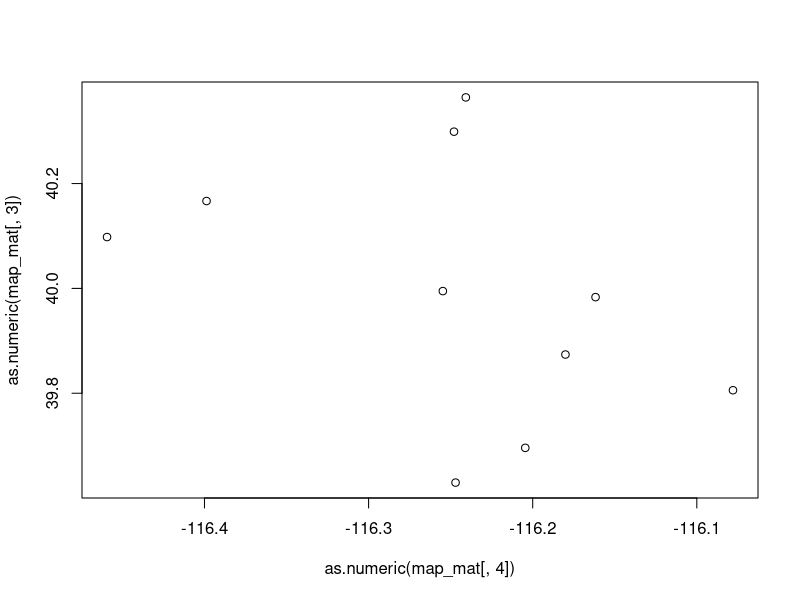
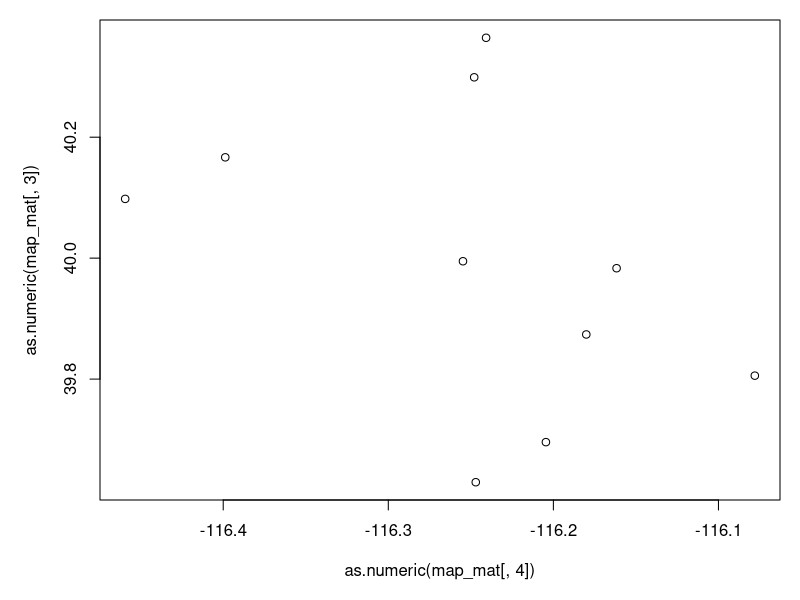
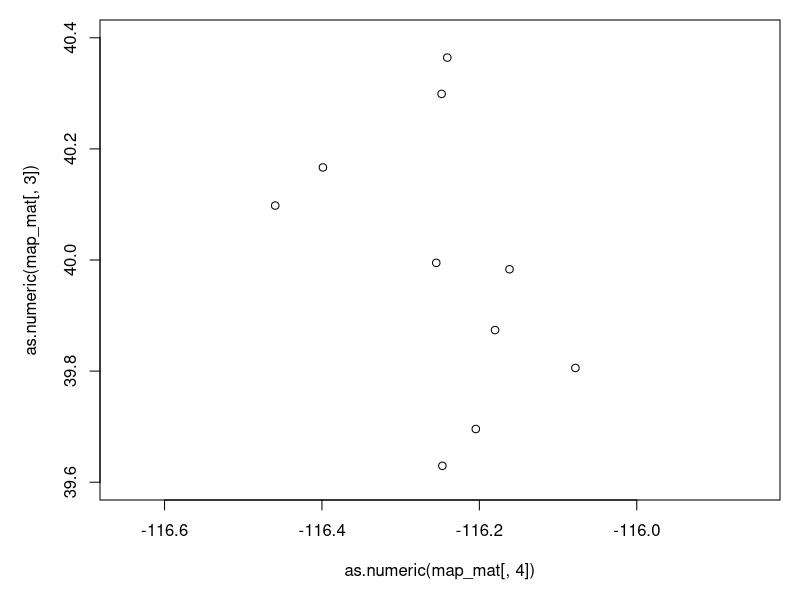
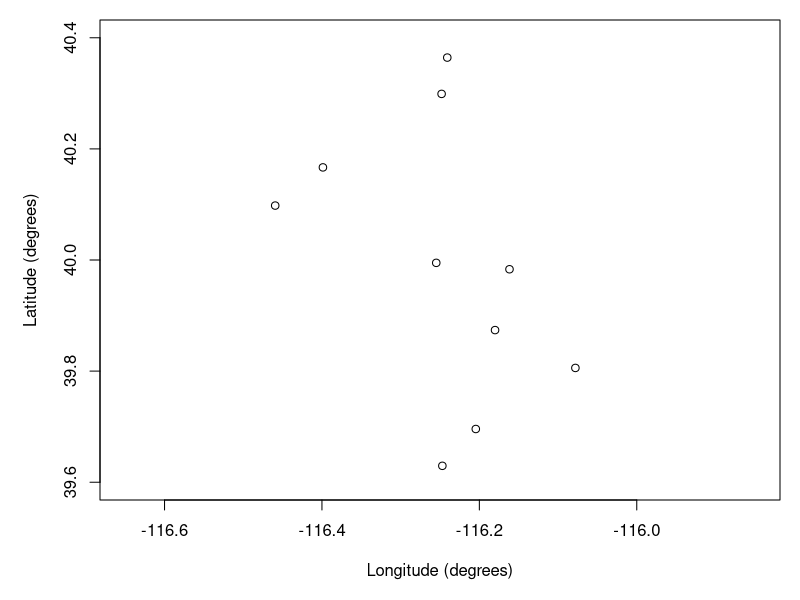
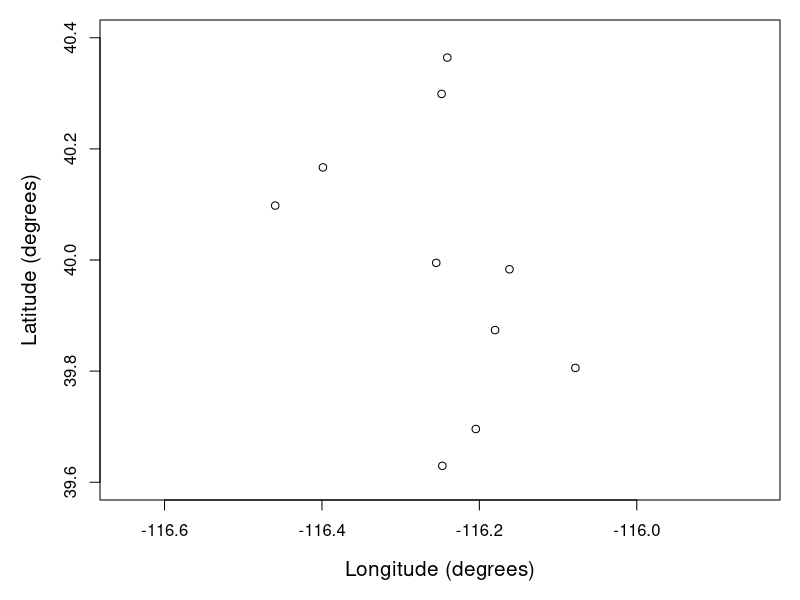
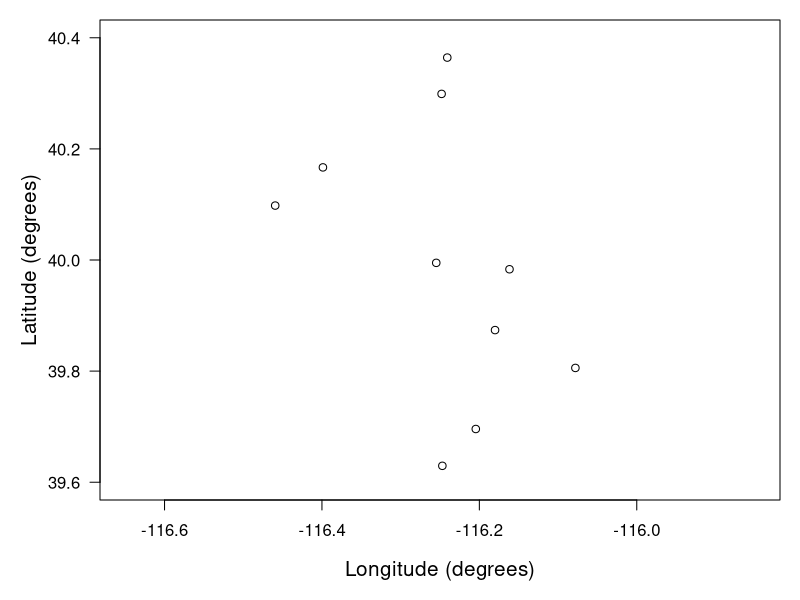
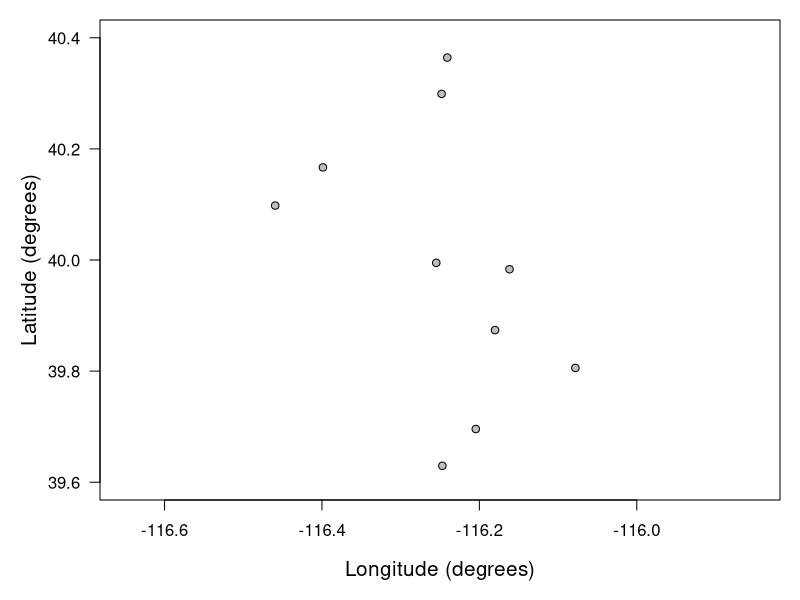
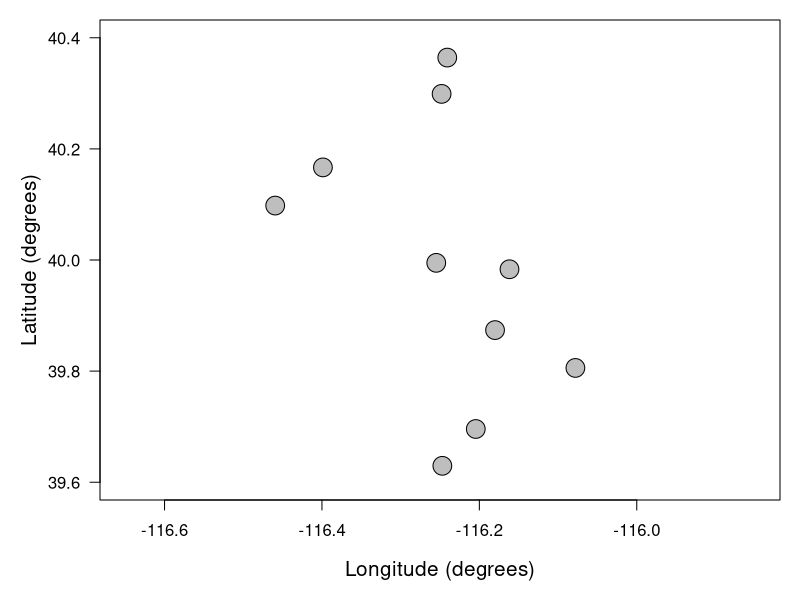

Here is the R script that generated these plots, in order:
############################################################
## Welcome to the R script; let's crush it
############################################################

## JPJ 22 iii 21

## Load in data

grouse_data <- read.delim("grouse_data.txt", header=FALSE, sep=" ")
	dim(grouse_data)
	head(grouse_data)
	
	## column 1 = individual id
	## column 2 = lek name
	## column 3 = latitude
	## column 4 = longitude
	## column 5 = lek complex name
	## column 6 = principal component 1
	## column 7 = principal component 2


## make new matrix for maps (lek, complex, lat, long)

unique_leks <- unique(grouse_data[,2])

map_mat <- matrix(0, length(unique_leks), 4)

for (i in 1:length(unique_leks))
	{
	sub_data <- subset(grouse_data, grouse_data[,2]==unique_leks[i])
	map_mat[i,1] <- unique_leks[i]
	map_mat[i,2] <- sub_data[1,5]
	map_mat[i,3] <- sub_data[1,3]
	map_mat[i,4] <- sub_data[1,4]
	}



## make a very basic map

## v0.1: basic
quartz(height=6, width=6)
plot(as.numeric(map_mat[,4]), as.numeric(map_mat[,3]))


## v0.2: add graphical parameter formatting using par
quartz(height=6, width=6)
par(mar=c(5,5,1,1))
plot(as.numeric(map_mat[,4]), as.numeric(map_mat[,3]))


## v0.3: standardize x and y limits (need to be equal to one another)
quartz(height=6, width=6)
par(mar=c(5,5,1,1))
plot(as.numeric(map_mat[,4]), as.numeric(map_mat[,3]), ylim=c(39.6, 40.4), xlim=c(-116.65, -115.85))


## v0.4: add axis labels
quartz(height=6, width=6)
par(mar=c(5,5,1,1))
plot(as.numeric(map_mat[,4]), as.numeric(map_mat[,3]), ylim=c(39.6, 40.4), xlim=c(-116.65, -115.85), xlab="Longitude (degrees)", ylab="Latitude (degrees)")


## v0.5: make axis labels larger
quartz(height=6, width=6)
par(mar=c(5,5,1,1))
plot(as.numeric(map_mat[,4]), as.numeric(map_mat[,3]), ylim=c(39.6, 40.4), xlim=c(-116.65, -115.85), xlab="Longitude (degrees)", ylab="Latitude (degrees)", cex.lab=1.25)


## v0.6: rotate y axis labels
quartz(height=6, width=6)
par(mar=c(5,5,1,1))
plot(as.numeric(map_mat[,4]), as.numeric(map_mat[,3]), ylim=c(39.6, 40.4), xlim=c(-116.65, -115.85), xlab="Longitude (degrees)", ylab="Latitude (degrees)", cex.lab=1.25, las=1)


## v0.7: fill in points (white points are lame, gray are great)
quartz(height=6, width=6)
par(mar=c(5,5,1,1))
plot(as.numeric(map_mat[,4]), as.numeric(map_mat[,3]), ylim=c(39.6, 40.4), xlim=c(-116.65, -115.85), xlab="Longitude (degrees)", ylab="Latitude (degrees)", cex.lab=1.25, las=1, pch=21, bg="gray")


## v0.8: make points bigger
quartz(height=6, width=6)
par(mar=c(5,5,1,1))
plot(as.numeric(map_mat[,4]), as.numeric(map_mat[,3]), ylim=c(39.6, 40.4), xlim=c(-116.65, -115.85), xlab="Longitude (degrees)", ylab="Latitude (degrees)", cex.lab=1.25, las=1, pch=21, bg="gray", cex=2.5)


## v0.9: make points line widths thicker
quartz(height=6, width=6)
par(mar=c(5,5,1,1))
plot(as.numeric(map_mat[,4]), as.numeric(map_mat[,3]), ylim=c(39.6, 40.4), xlim=c(-116.65, -115.85), xlab="Longitude (degrees)", ylab="Latitude (degrees)", cex.lab=1.25, las=1, pch=21, bg="gray", cex=2.5, lwd=1.5)


## v0.10: make plot box line thicker
quartz(height=6, width=6)
par(mar=c(5,5,1,1))
plot(as.numeric(map_mat[,4]), as.numeric(map_mat[,3]), ylim=c(39.6, 40.4), xlim=c(-116.65, -115.85), xlab="Longitude (degrees)", ylab="Latitude (degrees)", cex.lab=1.25, las=1, pch=21, bg="gray", cex=2.5, lwd=1.5); box(lwd=2)



## make a map with colors and shape	

## v1.1: start with an empty plot (type=n), with all of the fun formatting from the basic plot
quartz(height=6, width=6)
par(mar=c(5,5,1,1))
plot(as.numeric(map_mat[,4]), as.numeric(map_mat[,3]), type="n", ylim=c(39.6, 40.4), xlim=c(-116.65, -115.85), xlab="Longitude (degrees)", ylab="Latitude (degrees)", cex.lab=1.25, las=1); box(lwd=2)


## v1.2: add points with colors and shapes (colors match lek complex designations)
quartz(height=6, width=6)
par(mar=c(5,5,1,1))
plot(as.numeric(map_mat[,4]), as.numeric(map_mat[,3]), type="n", ylim=c(39.6, 40.4), xlim=c(-116.65, -115.85), xlab="Longitude (degrees)", ylab="Latitude (degrees)", cex.lab=1.25, las=1); box(lwd=2)
points(as.numeric(map_mat[1,4]), as.numeric(map_mat[1,3]), pch=21, bg="red", cex=2.5, lwd=1.5)
points(as.numeric(map_mat[2,4]), as.numeric(map_mat[2,3]), pch=22, bg="red", cex=2.5, lwd=1.5)
points(as.numeric(map_mat[3,4]), as.numeric(map_mat[3,3]), pch=21, bg="blue", cex=2.5, lwd=1.5)
points(as.numeric(map_mat[4,4]), as.numeric(map_mat[4,3]), pch=22, bg="blue", cex=2.5, lwd=1.5)
points(as.numeric(map_mat[5,4]), as.numeric(map_mat[5,3]), pch=21, bg="yellow", cex=2.5, lwd=1.5)
points(as.numeric(map_mat[6,4]), as.numeric(map_mat[6,3]), pch=22, bg="yellow", cex=2.5, lwd=1.5)
points(as.numeric(map_mat[7,4]), as.numeric(map_mat[7,3]), pch=21, bg="green", cex=2.5, lwd=1.5)
points(as.numeric(map_mat[8,4]), as.numeric(map_mat[8,3]), pch=21, bg="purple", cex=2.5, lwd=1.5)
points(as.numeric(map_mat[9,4]), as.numeric(map_mat[9,3]), pch=22, bg="purple", cex=2.5, lwd=1.5)
points(as.numeric(map_mat[10,4]), as.numeric(map_mat[10,3]), pch=23, bg="purple", cex=2.5, lwd=1.5)


## v1.3: let's use aesthetically pleasing, color blind friendly colors
quartz(height=6, width=6)
par(mar=c(5,5,1,1))
plot(as.numeric(map_mat[,4]), as.numeric(map_mat[,3]), type="n", ylim=c(39.6, 40.4), xlim=c(-116.65, -115.85), xlab="Longitude (degrees)", ylab="Latitude (degrees)", cex.lab=1.25, las=1); box(lwd=2)
points(as.numeric(map_mat[1,4]), as.numeric(map_mat[1,3]), pch=21, bg="#FE6100", cex=2.5, lwd=1.5)
points(as.numeric(map_mat[2,4]), as.numeric(map_mat[2,3]), pch=22, bg="#FE6100", cex=2.5, lwd=1.5)
points(as.numeric(map_mat[3,4]), as.numeric(map_mat[3,3]), pch=21, bg="#648FFF", cex=2.5, lwd=1.5)
points(as.numeric(map_mat[4,4]), as.numeric(map_mat[4,3]), pch=22, bg="#648FFF", cex=2.5, lwd=1.5)
points(as.numeric(map_mat[5,4]), as.numeric(map_mat[5,3]), pch=21, bg="#FFB000", cex=2.5, lwd=1.5)
points(as.numeric(map_mat[6,4]), as.numeric(map_mat[6,3]), pch=22, bg="#FFB000", cex=2.5, lwd=1.5)
points(as.numeric(map_mat[7,4]), as.numeric(map_mat[7,3]), pch=21, bg="#785EF0", cex=2.5, lwd=1.5)
points(as.numeric(map_mat[8,4]), as.numeric(map_mat[8,3]), pch=21, bg="#DC267F", cex=2.5, lwd=1.5)
points(as.numeric(map_mat[9,4]), as.numeric(map_mat[9,3]), pch=22, bg="#DC267F", cex=2.5, lwd=1.5)
points(as.numeric(map_mat[10,4]), as.numeric(map_mat[10,3]), pch=23, bg="#DC267F", cex=2.5, lwd=1.5)


## v1.4: that last palette wasn't that great, try again
quartz(height=6, width=6)
par(mar=c(5,5,1,1))
plot(as.numeric(map_mat[,4]), as.numeric(map_mat[,3]), type="n", ylim=c(39.6, 40.4), xlim=c(-116.65, -115.85), xlab="Longitude (degrees)", ylab="Latitude (degrees)", cex.lab=1.25, las=1); box(lwd=2)
points(as.numeric(map_mat[1,4]), as.numeric(map_mat[1,3]), pch=21, bg="#a1dab4", cex=2.5, lwd=1.5)
points(as.numeric(map_mat[2,4]), as.numeric(map_mat[2,3]), pch=22, bg="#a1dab4", cex=2.5, lwd=1.5)
points(as.numeric(map_mat[3,4]), as.numeric(map_mat[3,3]), pch=21, bg="#253494", cex=2.5, lwd=1.5)
points(as.numeric(map_mat[4,4]), as.numeric(map_mat[4,3]), pch=22, bg="#253494", cex=2.5, lwd=1.5)
points(as.numeric(map_mat[5,4]), as.numeric(map_mat[5,3]), pch=21, bg="#ffffcc", cex=2.5, lwd=1.5)
points(as.numeric(map_mat[6,4]), as.numeric(map_mat[6,3]), pch=22, bg="#ffffcc", cex=2.5, lwd=1.5)
points(as.numeric(map_mat[7,4]), as.numeric(map_mat[7,3]), pch=21, bg="#2c7fb8", cex=2.5, lwd=1.5)
points(as.numeric(map_mat[8,4]), as.numeric(map_mat[8,3]), pch=21, bg="#41b6c4", cex=2.5, lwd=1.5)
points(as.numeric(map_mat[9,4]), as.numeric(map_mat[9,3]), pch=22, bg="#41b6c4", cex=2.5, lwd=1.5)
points(as.numeric(map_mat[10,4]), as.numeric(map_mat[10,3]), pch=23, bg="#41b6c4", cex=2.5, lwd=1.5)


## v1.5: let's add a gray background since we have a really light color
quartz(height=6, width=6)
par(mar=c(5,5,1,1))
plot(as.numeric(map_mat[,4]), as.numeric(map_mat[,3]), type="n", ylim=c(39.6, 40.4), xlim=c(-116.65, -115.85), xlab="Longitude (degrees)", ylab="Latitude (degrees)", cex.lab=1.25, las=1); box(lwd=2)
rect(par("usr")[1], par("usr")[3], par("usr")[2], par("usr")[4], col="light gray")
points(as.numeric(map_mat[1,4]), as.numeric(map_mat[1,3]), pch=21, bg="#a1dab4", cex=2.5, lwd=1.5)
points(as.numeric(map_mat[2,4]), as.numeric(map_mat[2,3]), pch=22, bg="#a1dab4", cex=2.5, lwd=1.5)
points(as.numeric(map_mat[3,4]), as.numeric(map_mat[3,3]), pch=21, bg="#253494", cex=2.5, lwd=1.5)
points(as.numeric(map_mat[4,4]), as.numeric(map_mat[4,3]), pch=22, bg="#253494", cex=2.5, lwd=1.5)
points(as.numeric(map_mat[5,4]), as.numeric(map_mat[5,3]), pch=21, bg="#ffffcc", cex=2.5, lwd=1.5)
points(as.numeric(map_mat[6,4]), as.numeric(map_mat[6,3]), pch=22, bg="#ffffcc", cex=2.5, lwd=1.5)
points(as.numeric(map_mat[7,4]), as.numeric(map_mat[7,3]), pch=21, bg="#2c7fb8", cex=2.5, lwd=1.5)
points(as.numeric(map_mat[8,4]), as.numeric(map_mat[8,3]), pch=21, bg="#41b6c4", cex=2.5, lwd=1.5)
points(as.numeric(map_mat[9,4]), as.numeric(map_mat[9,3]), pch=22, bg="#41b6c4", cex=2.5, lwd=1.5)
points(as.numeric(map_mat[10,4]), as.numeric(map_mat[10,3]), pch=23, bg="#41b6c4", cex=2.5, lwd=1.5)


## v1.6: let's add a legend
quartz(height=6, width=6)
par(mar=c(5,5,1,1))
plot(as.numeric(map_mat[,4]), as.numeric(map_mat[,3]), type="n", ylim=c(39.6, 40.4), xlim=c(-116.65, -115.85), xlab="Longitude (degrees)", ylab="Latitude (degrees)", cex.lab=1.25, las=1); box(lwd=2)
rect(par("usr")[1], par("usr")[3], par("usr")[2], par("usr")[4], col="light gray")
points(as.numeric(map_mat[1,4]), as.numeric(map_mat[1,3]), pch=21, bg="#a1dab4", cex=2.5, lwd=1.5)
points(as.numeric(map_mat[2,4]), as.numeric(map_mat[2,3]), pch=22, bg="#a1dab4", cex=2.5, lwd=1.5)
points(as.numeric(map_mat[3,4]), as.numeric(map_mat[3,3]), pch=21, bg="#253494", cex=2.5, lwd=1.5)
points(as.numeric(map_mat[4,4]), as.numeric(map_mat[4,3]), pch=22, bg="#253494", cex=2.5, lwd=1.5)
points(as.numeric(map_mat[5,4]), as.numeric(map_mat[5,3]), pch=21, bg="#ffffcc", cex=2.5, lwd=1.5)
points(as.numeric(map_mat[6,4]), as.numeric(map_mat[6,3]), pch=22, bg="#ffffcc", cex=2.5, lwd=1.5)
points(as.numeric(map_mat[7,4]), as.numeric(map_mat[7,3]), pch=21, bg="#2c7fb8", cex=2.5, lwd=1.5)
points(as.numeric(map_mat[8,4]), as.numeric(map_mat[8,3]), pch=21, bg="#41b6c4", cex=2.5, lwd=1.5)
points(as.numeric(map_mat[9,4]), as.numeric(map_mat[9,3]), pch=22, bg="#41b6c4", cex=2.5, lwd=1.5)
points(as.numeric(map_mat[10,4]), as.numeric(map_mat[10,3]), pch=23, bg="#41b6c4", cex=2.5, lwd=1.5)
legend("bottomleft", legend=c("Modarelli Mine", "Big Pole", "Quartz Road", "Horse Creek", "Gable Canyon", "Pinefield", "Dome House", "Pony Express", "Kobeh Valley", "Lone Mountain"), pch=c(22,21,22,21,22,23,21,21,21,22), pt.bg=c("#ffffcc", "#ffffcc", "#a1dab4", "#a1dab4", "#41b6c4", "#41b6c4", "#41b6c4", "#2c7fb8", "#253494", "#253494"))


## v1.7: make legend points larger
quartz(height=6, width=6)
par(mar=c(5,5,1,1))
plot(as.numeric(map_mat[,4]), as.numeric(map_mat[,3]), type="n", ylim=c(39.6, 40.4), xlim=c(-116.65, -115.85), xlab="Longitude (degrees)", ylab="Latitude (degrees)", cex.lab=1.25, las=1); box(lwd=2)
rect(par("usr")[1], par("usr")[3], par("usr")[2], par("usr")[4], col="light gray")
points(as.numeric(map_mat[1,4]), as.numeric(map_mat[1,3]), pch=21, bg="#a1dab4", cex=2.5, lwd=1.5)
points(as.numeric(map_mat[2,4]), as.numeric(map_mat[2,3]), pch=22, bg="#a1dab4", cex=2.5, lwd=1.5)
points(as.numeric(map_mat[3,4]), as.numeric(map_mat[3,3]), pch=21, bg="#253494", cex=2.5, lwd=1.5)
points(as.numeric(map_mat[4,4]), as.numeric(map_mat[4,3]), pch=22, bg="#253494", cex=2.5, lwd=1.5)
points(as.numeric(map_mat[5,4]), as.numeric(map_mat[5,3]), pch=21, bg="#ffffcc", cex=2.5, lwd=1.5)
points(as.numeric(map_mat[6,4]), as.numeric(map_mat[6,3]), pch=22, bg="#ffffcc", cex=2.5, lwd=1.5)
points(as.numeric(map_mat[7,4]), as.numeric(map_mat[7,3]), pch=21, bg="#2c7fb8", cex=2.5, lwd=1.5)
points(as.numeric(map_mat[8,4]), as.numeric(map_mat[8,3]), pch=21, bg="#41b6c4", cex=2.5, lwd=1.5)
points(as.numeric(map_mat[9,4]), as.numeric(map_mat[9,3]), pch=22, bg="#41b6c4", cex=2.5, lwd=1.5)
points(as.numeric(map_mat[10,4]), as.numeric(map_mat[10,3]), pch=23, bg="#41b6c4", cex=2.5, lwd=1.5)
legend("bottomleft", legend=c("Modarelli Mine", "Big Pole", "Quartz Road", "Horse Creek", "Gable Canyon", "Pinefield", "Dome House", "Pony Express", "Kobeh Valley", "Lone Mountain"), pch=c(22,21,22,21,22,23,21,21,21,22), pt.bg=c("#ffffcc", "#ffffcc", "#a1dab4", "#a1dab4", "#41b6c4", "#41b6c4", "#41b6c4", "#2c7fb8", "#253494", "#253494"), pt.cex=2)


## v1.8: make legend points lines thicker
quartz(height=6, width=6)
par(mar=c(5,5,1,1))
plot(as.numeric(map_mat[,4]), as.numeric(map_mat[,3]), type="n", ylim=c(39.6, 40.4), xlim=c(-116.65, -115.85), xlab="Longitude (degrees)", ylab="Latitude (degrees)", cex.lab=1.25, las=1); box(lwd=2)
rect(par("usr")[1], par("usr")[3], par("usr")[2], par("usr")[4], col="light gray")
points(as.numeric(map_mat[1,4]), as.numeric(map_mat[1,3]), pch=21, bg="#a1dab4", cex=2.5, lwd=1.5)
points(as.numeric(map_mat[2,4]), as.numeric(map_mat[2,3]), pch=22, bg="#a1dab4", cex=2.5, lwd=1.5)
points(as.numeric(map_mat[3,4]), as.numeric(map_mat[3,3]), pch=21, bg="#253494", cex=2.5, lwd=1.5)
points(as.numeric(map_mat[4,4]), as.numeric(map_mat[4,3]), pch=22, bg="#253494", cex=2.5, lwd=1.5)
points(as.numeric(map_mat[5,4]), as.numeric(map_mat[5,3]), pch=21, bg="#ffffcc", cex=2.5, lwd=1.5)
points(as.numeric(map_mat[6,4]), as.numeric(map_mat[6,3]), pch=22, bg="#ffffcc", cex=2.5, lwd=1.5)
points(as.numeric(map_mat[7,4]), as.numeric(map_mat[7,3]), pch=21, bg="#2c7fb8", cex=2.5, lwd=1.5)
points(as.numeric(map_mat[8,4]), as.numeric(map_mat[8,3]), pch=21, bg="#41b6c4", cex=2.5, lwd=1.5)
points(as.numeric(map_mat[9,4]), as.numeric(map_mat[9,3]), pch=22, bg="#41b6c4", cex=2.5, lwd=1.5)
points(as.numeric(map_mat[10,4]), as.numeric(map_mat[10,3]), pch=23, bg="#41b6c4", cex=2.5, lwd=1.5)
legend("bottomleft", legend=c("Modarelli Mine", "Big Pole", "Quartz Road", "Horse Creek", "Gable Canyon", "Pinefield", "Dome House", "Pony Express", "Kobeh Valley", "Lone Mountain"), pch=c(22,21,22,21,22,23,21,21,21,22), pt.bg=c("#ffffcc", "#ffffcc", "#a1dab4", "#a1dab4", "#41b6c4", "#41b6c4", "#41b6c4", "#2c7fb8", "#253494", "#253494"), pt.cex=2, pt.lwd=1.5)


## v1.9: make legend box line thicker
quartz(height=6, width=6)
par(mar=c(5,5,1,1))
plot(as.numeric(map_mat[,4]), as.numeric(map_mat[,3]), type="n", ylim=c(39.6, 40.4), xlim=c(-116.65, -115.85), xlab="Longitude (degrees)", ylab="Latitude (degrees)", cex.lab=1.25, las=1); box(lwd=2)
rect(par("usr")[1], par("usr")[3], par("usr")[2], par("usr")[4], col="light gray")
points(as.numeric(map_mat[1,4]), as.numeric(map_mat[1,3]), pch=21, bg="#a1dab4", cex=2.5, lwd=1.5)
points(as.numeric(map_mat[2,4]), as.numeric(map_mat[2,3]), pch=22, bg="#a1dab4", cex=2.5, lwd=1.5)
points(as.numeric(map_mat[3,4]), as.numeric(map_mat[3,3]), pch=21, bg="#253494", cex=2.5, lwd=1.5)
points(as.numeric(map_mat[4,4]), as.numeric(map_mat[4,3]), pch=22, bg="#253494", cex=2.5, lwd=1.5)
points(as.numeric(map_mat[5,4]), as.numeric(map_mat[5,3]), pch=21, bg="#ffffcc", cex=2.5, lwd=1.5)
points(as.numeric(map_mat[6,4]), as.numeric(map_mat[6,3]), pch=22, bg="#ffffcc", cex=2.5, lwd=1.5)
points(as.numeric(map_mat[7,4]), as.numeric(map_mat[7,3]), pch=21, bg="#2c7fb8", cex=2.5, lwd=1.5)
points(as.numeric(map_mat[8,4]), as.numeric(map_mat[8,3]), pch=21, bg="#41b6c4", cex=2.5, lwd=1.5)
points(as.numeric(map_mat[9,4]), as.numeric(map_mat[9,3]), pch=22, bg="#41b6c4", cex=2.5, lwd=1.5)
points(as.numeric(map_mat[10,4]), as.numeric(map_mat[10,3]), pch=23, bg="#41b6c4", cex=2.5, lwd=1.5)
legend("bottomleft", legend=c("Modarelli Mine", "Big Pole", "Quartz Road", "Horse Creek", "Gable Canyon", "Pinefield", "Dome House", "Pony Express", "Kobeh Valley", "Lone Mountain"), pch=c(22,21,22,21,22,23,21,21,21,22), pt.bg=c("#ffffcc", "#ffffcc", "#a1dab4", "#a1dab4", "#41b6c4", "#41b6c4", "#41b6c4", "#2c7fb8", "#253494", "#253494"), pt.cex=2, pt.lwd=1.5, box.lwd=1.5)



## add pca next to map

## v2.1: use par(mfrow) to add another plot panel
quartz(height=6, width=12)
par(mar=c(5,5,1,1), mfrow=c(1,2))
plot(as.numeric(map_mat[,4]), as.numeric(map_mat[,3]), type="n", ylim=c(39.6, 40.4), xlim=c(-116.65, -115.85), xlab="Longitude (degrees)", ylab="Latitude (degrees)", cex.lab=1.25, las=1); box(lwd=2)
rect(par("usr")[1], par("usr")[3], par("usr")[2], par("usr")[4], col="light gray")
points(as.numeric(map_mat[1,4]), as.numeric(map_mat[1,3]), pch=21, bg="#a1dab4", cex=2.5, lwd=1.5)
points(as.numeric(map_mat[2,4]), as.numeric(map_mat[2,3]), pch=22, bg="#a1dab4", cex=2.5, lwd=1.5)
points(as.numeric(map_mat[3,4]), as.numeric(map_mat[3,3]), pch=21, bg="#253494", cex=2.5, lwd=1.5)
points(as.numeric(map_mat[4,4]), as.numeric(map_mat[4,3]), pch=22, bg="#253494", cex=2.5, lwd=1.5)
points(as.numeric(map_mat[5,4]), as.numeric(map_mat[5,3]), pch=21, bg="#ffffcc", cex=2.5, lwd=1.5)
points(as.numeric(map_mat[6,4]), as.numeric(map_mat[6,3]), pch=22, bg="#ffffcc", cex=2.5, lwd=1.5)
points(as.numeric(map_mat[7,4]), as.numeric(map_mat[7,3]), pch=21, bg="#2c7fb8", cex=2.5, lwd=1.5)
points(as.numeric(map_mat[8,4]), as.numeric(map_mat[8,3]), pch=21, bg="#41b6c4", cex=2.5, lwd=1.5)
points(as.numeric(map_mat[9,4]), as.numeric(map_mat[9,3]), pch=22, bg="#41b6c4", cex=2.5, lwd=1.5)
points(as.numeric(map_mat[10,4]), as.numeric(map_mat[10,3]), pch=23, bg="#41b6c4", cex=2.5, lwd=1.5)
legend("bottomleft", legend=c("Modarelli Mine", "Big Pole", "Quartz Road", "Horse Creek", "Gable Canyon", "Pinefield", "Dome House", "Pony Express", "Kobeh Valley", "Lone Mountain"), pch=c(22,21,22,21,22,23,21,21,21,22), pt.bg=c("#ffffcc", "#ffffcc", "#a1dab4", "#a1dab4", "#41b6c4", "#41b6c4", "#41b6c4", "#2c7fb8", "#253494", "#253494"), pt.cex=2, pt.lwd=1.5, box.lwd=1.5)


## v2.2: start with an empty pca plot
quartz(height=6, width=12)
par(mar=c(5,5,1,1), mfrow=c(1,2))
plot(as.numeric(map_mat[,4]), as.numeric(map_mat[,3]), type="n", ylim=c(39.6, 40.4), xlim=c(-116.65, -115.85), xlab="Longitude (degrees)", ylab="Latitude (degrees)", cex.lab=1.25, las=1); box(lwd=2)
rect(par("usr")[1], par("usr")[3], par("usr")[2], par("usr")[4], col="light gray")
points(as.numeric(map_mat[1,4]), as.numeric(map_mat[1,3]), pch=21, bg="#a1dab4", cex=2.5, lwd=1.5)
points(as.numeric(map_mat[2,4]), as.numeric(map_mat[2,3]), pch=22, bg="#a1dab4", cex=2.5, lwd=1.5)
points(as.numeric(map_mat[3,4]), as.numeric(map_mat[3,3]), pch=21, bg="#253494", cex=2.5, lwd=1.5)
points(as.numeric(map_mat[4,4]), as.numeric(map_mat[4,3]), pch=22, bg="#253494", cex=2.5, lwd=1.5)
points(as.numeric(map_mat[5,4]), as.numeric(map_mat[5,3]), pch=21, bg="#ffffcc", cex=2.5, lwd=1.5)
points(as.numeric(map_mat[6,4]), as.numeric(map_mat[6,3]), pch=22, bg="#ffffcc", cex=2.5, lwd=1.5)
points(as.numeric(map_mat[7,4]), as.numeric(map_mat[7,3]), pch=21, bg="#2c7fb8", cex=2.5, lwd=1.5)
points(as.numeric(map_mat[8,4]), as.numeric(map_mat[8,3]), pch=21, bg="#41b6c4", cex=2.5, lwd=1.5)
points(as.numeric(map_mat[9,4]), as.numeric(map_mat[9,3]), pch=22, bg="#41b6c4", cex=2.5, lwd=1.5)
points(as.numeric(map_mat[10,4]), as.numeric(map_mat[10,3]), pch=23, bg="#41b6c4", cex=2.5, lwd=1.5)
legend("bottomleft", legend=c("Modarelli Mine", "Big Pole", "Quartz Road", "Horse Creek", "Gable Canyon", "Pinefield", "Dome House", "Pony Express", "Kobeh Valley", "Lone Mountain"), pch=c(22,21,22,21,22,23,21,21,21,22), pt.bg=c("#ffffcc", "#ffffcc", "#a1dab4", "#a1dab4", "#41b6c4", "#41b6c4", "#41b6c4", "#2c7fb8", "#253494", "#253494"), pt.cex=2, pt.lwd=1.5, box.lwd=1.5)

plot(grouse_data[,6], grouse_data[,7], type="n", xlab="Principal component 1", ylab="Principal component 2", cex.lab=1.25, las=1); box(lwd=2)


## v2.3: add pca points (shapes and colors match map)
quartz(height=6, width=12)
par(mar=c(5,5,1,1), mfrow=c(1,2))
plot(as.numeric(map_mat[,4]), as.numeric(map_mat[,3]), type="n", ylim=c(39.6, 40.4), xlim=c(-116.65, -115.85), xlab="Longitude (degrees)", ylab="Latitude (degrees)", cex.lab=1.25, las=1); box(lwd=2)
rect(par("usr")[1], par("usr")[3], par("usr")[2], par("usr")[4], col="light gray")
points(as.numeric(map_mat[1,4]), as.numeric(map_mat[1,3]), pch=21, bg="#a1dab4", cex=2.5, lwd=1.5)
points(as.numeric(map_mat[2,4]), as.numeric(map_mat[2,3]), pch=22, bg="#a1dab4", cex=2.5, lwd=1.5)
points(as.numeric(map_mat[3,4]), as.numeric(map_mat[3,3]), pch=21, bg="#253494", cex=2.5, lwd=1.5)
points(as.numeric(map_mat[4,4]), as.numeric(map_mat[4,3]), pch=22, bg="#253494", cex=2.5, lwd=1.5)
points(as.numeric(map_mat[5,4]), as.numeric(map_mat[5,3]), pch=21, bg="#ffffcc", cex=2.5, lwd=1.5)
points(as.numeric(map_mat[6,4]), as.numeric(map_mat[6,3]), pch=22, bg="#ffffcc", cex=2.5, lwd=1.5)
points(as.numeric(map_mat[7,4]), as.numeric(map_mat[7,3]), pch=21, bg="#2c7fb8", cex=2.5, lwd=1.5)
points(as.numeric(map_mat[8,4]), as.numeric(map_mat[8,3]), pch=21, bg="#41b6c4", cex=2.5, lwd=1.5)
points(as.numeric(map_mat[9,4]), as.numeric(map_mat[9,3]), pch=22, bg="#41b6c4", cex=2.5, lwd=1.5)
points(as.numeric(map_mat[10,4]), as.numeric(map_mat[10,3]), pch=23, bg="#41b6c4", cex=2.5, lwd=1.5)
legend("bottomleft", legend=c("Modarelli Mine", "Big Pole", "Quartz Road", "Horse Creek", "Gable Canyon", "Pinefield", "Dome House", "Pony Express", "Kobeh Valley", "Lone Mountain"), pch=c(22,21,22,21,22,23,21,21,21,22), pt.bg=c("#ffffcc", "#ffffcc", "#a1dab4", "#a1dab4", "#41b6c4", "#41b6c4", "#41b6c4", "#2c7fb8", "#253494", "#253494"), pt.cex=2, pt.lwd=1.5, box.lwd=1.5)

plot(grouse_data[,6], grouse_data[,7], type="n", xlab="Principal component 1", ylab="Principal component 2", cex.lab=1.25, las=1); box(lwd=2)
rect(par("usr")[1], par("usr")[3], par("usr")[2], par("usr")[4], col="light gray")
points(grouse_data[grouse_data[,2]=="CO_HC",6], grouse_data[grouse_data[,2]=="CO_HC",7], pch=21, bg="#a1dab4", cex=1.5, lwd=1.25)
points(grouse_data[grouse_data[,2]=="CO_QR",6], grouse_data[grouse_data[,2]=="CO_QR",7], pch=22, bg="#a1dab4", cex=1.5, lwd=1.25)
points(grouse_data[grouse_data[,2]=="KV_KB",6], grouse_data[grouse_data[,2]=="KV_KB",7], pch=21, bg="#253494", cex=1.5, lwd=1.25)
points(grouse_data[grouse_data[,2]=="KV_LM",6], grouse_data[grouse_data[,2]=="KV_LM",7], pch=21, bg="#253494", cex=1.5, lwd=1.25)
points(grouse_data[grouse_data[,2]=="NC_BP",6], grouse_data[grouse_data[,2]=="NC_BP",7], pch=21, bg="#ffffcc", cex=1.5, lwd=1.25)
points(grouse_data[grouse_data[,2]=="NC_MM",6], grouse_data[grouse_data[,2]=="NC_MM",7], pch=21, bg="#ffffcc", cex=1.5, lwd=1.25)
points(grouse_data[grouse_data[,2]=="PE_PE",6], grouse_data[grouse_data[,2]=="PE_PE",7], pch=21, bg="#2c7fb8", cex=1.5, lwd=1.25)
points(grouse_data[grouse_data[,2]=="PV_DH",6], grouse_data[grouse_data[,2]=="PV_DH",7], pch=21, bg="#41b6c4", cex=1.5, lwd=1.25)
points(grouse_data[grouse_data[,2]=="PV_GC",6], grouse_data[grouse_data[,2]=="PV_GC",7], pch=21, bg="#41b6c4", cex=1.5, lwd=1.25)
points(grouse_data[grouse_data[,2]=="PV_PF",6], grouse_data[grouse_data[,2]=="PV_PF",7], pch=21, bg="#41b6c4", cex=1.5, lwd=1.25)


## v2.4: swap pcs 1 and 2
quartz(height=6, width=12)
par(mar=c(5,5,1,1), mfrow=c(1,2))
plot(as.numeric(map_mat[,4]), as.numeric(map_mat[,3]), type="n", ylim=c(39.6, 40.4), xlim=c(-116.65, -115.85), xlab="Longitude (degrees)", ylab="Latitude (degrees)", cex.lab=1.25, las=1); box(lwd=2)
rect(par("usr")[1], par("usr")[3], par("usr")[2], par("usr")[4], col="light gray")
points(as.numeric(map_mat[1,4]), as.numeric(map_mat[1,3]), pch=21, bg="#a1dab4", cex=2.5, lwd=1.5)
points(as.numeric(map_mat[2,4]), as.numeric(map_mat[2,3]), pch=22, bg="#a1dab4", cex=2.5, lwd=1.5)
points(as.numeric(map_mat[3,4]), as.numeric(map_mat[3,3]), pch=21, bg="#253494", cex=2.5, lwd=1.5)
points(as.numeric(map_mat[4,4]), as.numeric(map_mat[4,3]), pch=22, bg="#253494", cex=2.5, lwd=1.5)
points(as.numeric(map_mat[5,4]), as.numeric(map_mat[5,3]), pch=21, bg="#ffffcc", cex=2.5, lwd=1.5)
points(as.numeric(map_mat[6,4]), as.numeric(map_mat[6,3]), pch=22, bg="#ffffcc", cex=2.5, lwd=1.5)
points(as.numeric(map_mat[7,4]), as.numeric(map_mat[7,3]), pch=21, bg="#2c7fb8", cex=2.5, lwd=1.5)
points(as.numeric(map_mat[8,4]), as.numeric(map_mat[8,3]), pch=21, bg="#41b6c4", cex=2.5, lwd=1.5)
points(as.numeric(map_mat[9,4]), as.numeric(map_mat[9,3]), pch=22, bg="#41b6c4", cex=2.5, lwd=1.5)
points(as.numeric(map_mat[10,4]), as.numeric(map_mat[10,3]), pch=23, bg="#41b6c4", cex=2.5, lwd=1.5)
legend("bottomleft", legend=c("Modarelli Mine", "Big Pole", "Quartz Road", "Horse Creek", "Gable Canyon", "Pinefield", "Dome House", "Pony Express", "Kobeh Valley", "Lone Mountain"), pch=c(22,21,22,21,22,23,21,21,21,22), pt.bg=c("#ffffcc", "#ffffcc", "#a1dab4", "#a1dab4", "#41b6c4", "#41b6c4", "#41b6c4", "#2c7fb8", "#253494", "#253494"), pt.cex=2, pt.lwd=1.5, box.lwd=1.5)

plot(grouse_data[,7], grouse_data[,6], type="n", xlab="Principal component 2", ylab="Principal component 1", cex.lab=1.25, las=1); box(lwd=2)
rect(par("usr")[1], par("usr")[3], par("usr")[2], par("usr")[4], col="light gray")
points(grouse_data[grouse_data[,2]=="CO_HC",7], grouse_data[grouse_data[,2]=="CO_HC",6], pch=21, bg="#a1dab4", cex=1.5, lwd=1.25)
points(grouse_data[grouse_data[,2]=="CO_QR",7], grouse_data[grouse_data[,2]=="CO_QR",6], pch=22, bg="#a1dab4", cex=1.5, lwd=1.25)
points(grouse_data[grouse_data[,2]=="KV_KB",7], grouse_data[grouse_data[,2]=="KV_KB",6], pch=21, bg="#253494", cex=1.5, lwd=1.25)
points(grouse_data[grouse_data[,2]=="KV_LM",7], grouse_data[grouse_data[,2]=="KV_LM",6], pch=21, bg="#253494", cex=1.5, lwd=1.25)
points(grouse_data[grouse_data[,2]=="NC_BP",7], grouse_data[grouse_data[,2]=="NC_BP",6], pch=21, bg="#ffffcc", cex=1.5, lwd=1.25)
points(grouse_data[grouse_data[,2]=="NC_MM",7], grouse_data[grouse_data[,2]=="NC_MM",6], pch=21, bg="#ffffcc", cex=1.5, lwd=1.25)
points(grouse_data[grouse_data[,2]=="PE_PE",7], grouse_data[grouse_data[,2]=="PE_PE",6], pch=21, bg="#2c7fb8", cex=1.5, lwd=1.25)
points(grouse_data[grouse_data[,2]=="PV_DH",7], grouse_data[grouse_data[,2]=="PV_DH",6], pch=21, bg="#41b6c4", cex=1.5, lwd=1.25)
points(grouse_data[grouse_data[,2]=="PV_GC",7], grouse_data[grouse_data[,2]=="PV_GC",6], pch=21, bg="#41b6c4", cex=1.5, lwd=1.25)
points(grouse_data[grouse_data[,2]=="PV_PF",7], grouse_data[grouse_data[,2]=="PV_PF",6], pch=21, bg="#41b6c4", cex=1.5, lwd=1.25)


## v2.5: flip the x and y axes on the pca
quartz(height=6, width=12)
par(mar=c(5,5,1,1), mfrow=c(1,2))
plot(as.numeric(map_mat[,4]), as.numeric(map_mat[,3]), type="n", ylim=c(39.6, 40.4), xlim=c(-116.65, -115.85), xlab="Longitude (degrees)", ylab="Latitude (degrees)", cex.lab=1.25, las=1); box(lwd=2)
rect(par("usr")[1], par("usr")[3], par("usr")[2], par("usr")[4], col="light gray")
points(as.numeric(map_mat[1,4]), as.numeric(map_mat[1,3]), pch=21, bg="#a1dab4", cex=2.5, lwd=1.5)
points(as.numeric(map_mat[2,4]), as.numeric(map_mat[2,3]), pch=22, bg="#a1dab4", cex=2.5, lwd=1.5)
points(as.numeric(map_mat[3,4]), as.numeric(map_mat[3,3]), pch=21, bg="#253494", cex=2.5, lwd=1.5)
points(as.numeric(map_mat[4,4]), as.numeric(map_mat[4,3]), pch=22, bg="#253494", cex=2.5, lwd=1.5)
points(as.numeric(map_mat[5,4]), as.numeric(map_mat[5,3]), pch=21, bg="#ffffcc", cex=2.5, lwd=1.5)
points(as.numeric(map_mat[6,4]), as.numeric(map_mat[6,3]), pch=22, bg="#ffffcc", cex=2.5, lwd=1.5)
points(as.numeric(map_mat[7,4]), as.numeric(map_mat[7,3]), pch=21, bg="#2c7fb8", cex=2.5, lwd=1.5)
points(as.numeric(map_mat[8,4]), as.numeric(map_mat[8,3]), pch=21, bg="#41b6c4", cex=2.5, lwd=1.5)
points(as.numeric(map_mat[9,4]), as.numeric(map_mat[9,3]), pch=22, bg="#41b6c4", cex=2.5, lwd=1.5)
points(as.numeric(map_mat[10,4]), as.numeric(map_mat[10,3]), pch=23, bg="#41b6c4", cex=2.5, lwd=1.5)
legend("bottomleft", legend=c("Modarelli Mine", "Big Pole", "Quartz Road", "Horse Creek", "Gable Canyon", "Pinefield", "Dome House", "Pony Express", "Kobeh Valley", "Lone Mountain"), pch=c(22,21,22,21,22,23,21,21,21,22), pt.bg=c("#ffffcc", "#ffffcc", "#a1dab4", "#a1dab4", "#41b6c4", "#41b6c4", "#41b6c4", "#2c7fb8", "#253494", "#253494"), pt.cex=2, pt.lwd=1.5, box.lwd=1.5)

plot(-1*grouse_data[,7], -1*grouse_data[,6], type="n", xlab="Principal component 2", ylab="Principal component 1", cex.lab=1.25, las=1); box(lwd=2)
rect(par("usr")[1], par("usr")[3], par("usr")[2], par("usr")[4], col="light gray")
points(-1*grouse_data[grouse_data[,2]=="CO_HC",7], -1*grouse_data[grouse_data[,2]=="CO_HC",6], pch=21, bg="#a1dab4", cex=1.5, lwd=1.25)
points(-1*grouse_data[grouse_data[,2]=="CO_QR",7], -1*grouse_data[grouse_data[,2]=="CO_QR",6], pch=22, bg="#a1dab4", cex=1.5, lwd=1.25)
points(-1*grouse_data[grouse_data[,2]=="KV_KB",7], -1*grouse_data[grouse_data[,2]=="KV_KB",6], pch=21, bg="#253494", cex=1.5, lwd=1.25)
points(-1*grouse_data[grouse_data[,2]=="KV_LM",7], -1*grouse_data[grouse_data[,2]=="KV_LM",6], pch=22, bg="#253494", cex=1.5, lwd=1.25)
points(-1*grouse_data[grouse_data[,2]=="NC_BP",7], -1*grouse_data[grouse_data[,2]=="NC_BP",6], pch=21, bg="#ffffcc", cex=1.5, lwd=1.25)
points(-1*grouse_data[grouse_data[,2]=="NC_MM",7], -1*grouse_data[grouse_data[,2]=="NC_MM",6], pch=22, bg="#ffffcc", cex=1.5, lwd=1.25)
points(-1*grouse_data[grouse_data[,2]=="PE_PE",7], -1*grouse_data[grouse_data[,2]=="PE_PE",6], pch=21, bg="#2c7fb8", cex=1.5, lwd=1.25)
points(-1*grouse_data[grouse_data[,2]=="PV_DH",7], -1*grouse_data[grouse_data[,2]=="PV_DH",6], pch=21, bg="#41b6c4", cex=1.5, lwd=1.25)
points(-1*grouse_data[grouse_data[,2]=="PV_GC",7], -1*grouse_data[grouse_data[,2]=="PV_GC",6], pch=22, bg="#41b6c4", cex=1.5, lwd=1.25)
points(-1*grouse_data[grouse_data[,2]=="PV_PF",7], -1*grouse_data[grouse_data[,2]=="PV_PF",6], pch=23, bg="#41b6c4", cex=1.5, lwd=1.25)


## fireworks plot awesomeness

## v3.1: flip the x and y axes on the pca
quartz(height=6, width=12)
par(mar=c(5,5,1,1), mfrow=c(1,2))
plot(as.numeric(map_mat[,4]), as.numeric(map_mat[,3]), type="n", ylim=c(39.6, 40.4), xlim=c(-116.65, -115.85), xlab="Longitude (degrees)", ylab="Latitude (degrees)", cex.lab=1.25, las=1); box(lwd=2)
rect(par("usr")[1], par("usr")[3], par("usr")[2], par("usr")[4], col="light gray")
points(as.numeric(map_mat[1,4]), as.numeric(map_mat[1,3]), pch=21, bg="#a1dab4", cex=2.5, lwd=1.5)
points(as.numeric(map_mat[2,4]), as.numeric(map_mat[2,3]), pch=22, bg="#a1dab4", cex=2.5, lwd=1.5)
points(as.numeric(map_mat[3,4]), as.numeric(map_mat[3,3]), pch=21, bg="#253494", cex=2.5, lwd=1.5)
points(as.numeric(map_mat[4,4]), as.numeric(map_mat[4,3]), pch=22, bg="#253494", cex=2.5, lwd=1.5)
points(as.numeric(map_mat[5,4]), as.numeric(map_mat[5,3]), pch=21, bg="#ffffcc", cex=2.5, lwd=1.5)
points(as.numeric(map_mat[6,4]), as.numeric(map_mat[6,3]), pch=22, bg="#ffffcc", cex=2.5, lwd=1.5)
points(as.numeric(map_mat[7,4]), as.numeric(map_mat[7,3]), pch=21, bg="#2c7fb8", cex=2.5, lwd=1.5)
points(as.numeric(map_mat[8,4]), as.numeric(map_mat[8,3]), pch=21, bg="#41b6c4", cex=2.5, lwd=1.5)
points(as.numeric(map_mat[9,4]), as.numeric(map_mat[9,3]), pch=22, bg="#41b6c4", cex=2.5, lwd=1.5)
points(as.numeric(map_mat[10,4]), as.numeric(map_mat[10,3]), pch=23, bg="#41b6c4", cex=2.5, lwd=1.5)
legend("bottomleft", legend=c("Modarelli Mine", "Big Pole", "Quartz Road", "Horse Creek", "Gable Canyon", "Pinefield", "Dome House", "Pony Express", "Kobeh Valley", "Lone Mountain"), pch=c(22,21,22,21,22,23,21,21,21,22), pt.bg=c("#ffffcc", "#ffffcc", "#a1dab4", "#a1dab4", "#41b6c4", "#41b6c4", "#41b6c4", "#2c7fb8", "#253494", "#253494"), pt.cex=2, pt.lwd=1.5, box.lwd=1.5)

firework_colors <- c("#a1dab4", "#a1dab4", "#253494", "#253494", "#ffffcc", "#ffffcc", "#2c7fb8", "#41b6c4", "#41b6c4", "#41b6c4")
firework_pchs <- c(21,22,21,22,21,22,21,21,21,22)
plot(-1*grouse_data[,7], -1*grouse_data[,6], type="n", xlab="Principal component 2", ylab="Principal component 1", cex.lab=1.25, las=1); box(lwd=2)
rect(par("usr")[1], par("usr")[3], par("usr")[2], par("usr")[4], col="light gray")
mean_long_vect <- vector()
mean_lat_vect <- vector()
for (i in 1:length(unique_leks))
	{
	sub_pca <- subset(grouse_data, grouse_data[,2]==unique_leks[i])
	mean_long_vect[i] <- -1 * mean(as.numeric(sub_pca[,7]))
	mean_lat_vect[i] <- -1 * mean(as.numeric(sub_pca[,6]))
	for (j in 1:dim(sub_pca)[1])
		{
		segments(mean_long_vect[i], mean_lat_vect[i], -1*sub_pca[,7], -1*sub_pca[,6], lwd=2, col=firework_colors[i])
		}
	}
for (i in 1: length(unique_leks))
	{
	points(mean_long_vect[i], mean_lat_vect[i], pch=firework_pchs[i], bg=firework_colors[i], cex=2.5, lwd=1.5)
	}
